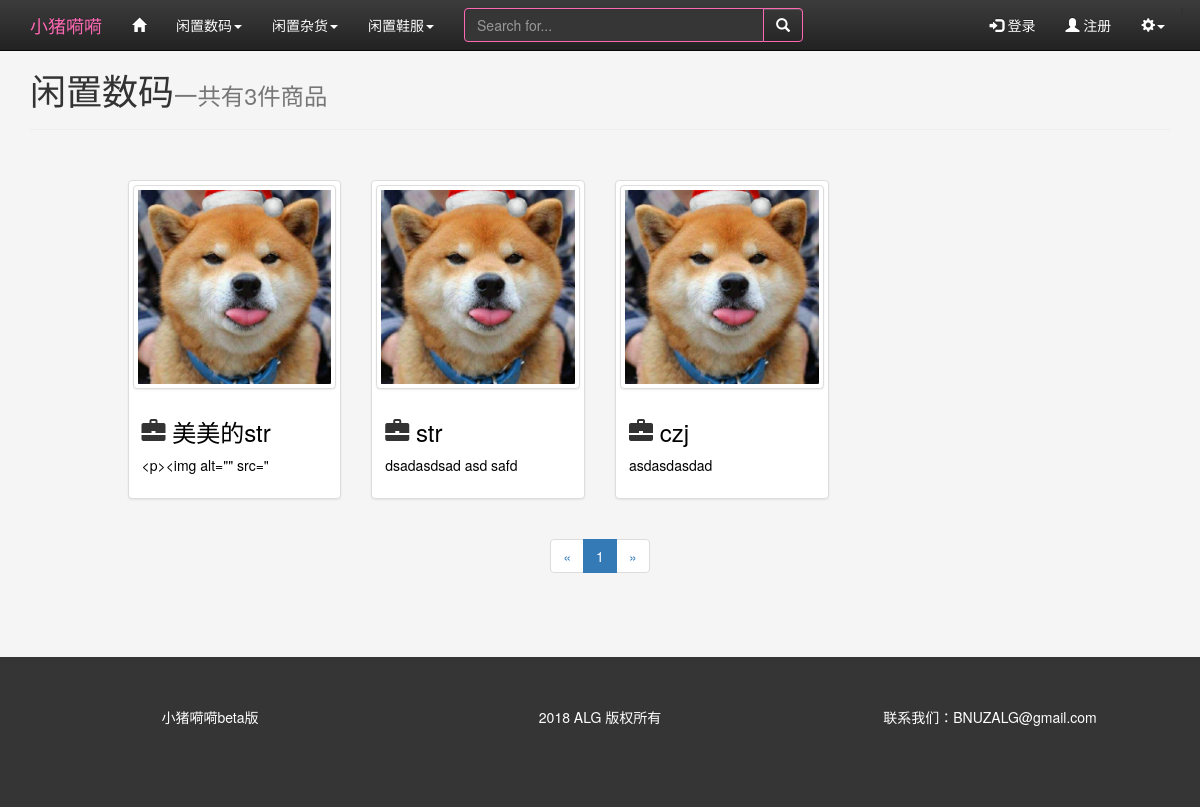
The page /item/list/ on the database as committed earlier.
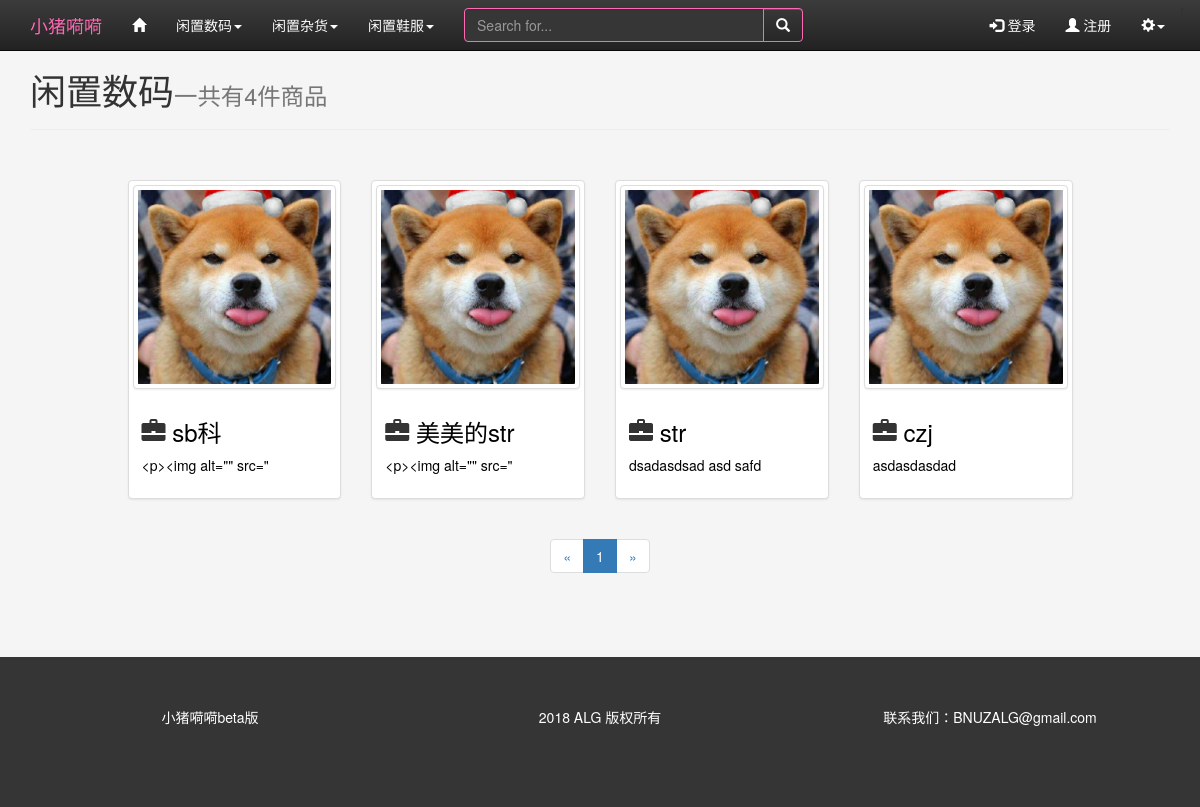
The same page on the database as committed later.
### item/models.py (models this page shows, shortened)
class Item(models.Model,ReadNumExpandMethod):
    title = models.CharField (max_length = 10)
    content =RichTextUploadingField(blank = True)
    item_type = models.ForeignKey (ItemType,on_delete= models.DO_NOTHING,blank =True)
    author  = models.ForeignKey (User,on_delete=models.DO_NOTHING)
    created_time = models.DateTimeField (auto_now_add= True)
    last_updated_time = models.DateTimeField (auto_now= True)
    price = models.FloatField(default = 0,blank =True)
    read_details = GenericRelation(ReadDetail)
    class Meta:
        ordering = ['-created_time']

### item/views.py (the view)
# urls.py: path('list/',views.item_list, name = 'item_list'),
def item_list(request):
    items_all_list = Item.objects.all()  # 全部商品
    context = get_item_list_common_date(items_all_list, request)
    return render(request, 'item/item_list1.html', context)

### login_register/context_processor.py
class Login_User(forms.ModelForm):
    class Meta():
        model = Person
        fields = [
            'username',
            'password',
        ]
        widgets = {
            'password' : forms.PasswordInput(),
        }

class Create_User(forms.ModelForm):
    class Meta:
        model = Person
        fields = [
            'username',
            'password',
            'email',
            'name',
            'telephone',
            'age',
            'grade',
        ]
        widgets = {
            'password': forms.PasswordInput(),
        }
        labels = {
            'grade': '年级',
        }

### login_register/context_processor.py (called while the page is built)
def login_forms(request):
    user = Login_User()
    return {'login_user' : user}

def create_forms(request):
    user = Create_User()
    return {'create_user' : user}

def user_name(request):
    if request.session.get('login'):
        username = request.session['login']
    else: username = 0;
    return {'user_name' : username}

### login_register/models.py (called while the page is built)
    def __str__(self):
        return self.gradename

### item/templates/item/item_list1.html (shortened to what this page needs)
{% extends 'base.html' %}
{% load staticfiles %}
{% block css %}<link rel="stylesheet" href="{% static 'css/item/item-list.css' %}">{% endblock %}
{% block body %}
    {% include 'ALG_web/header.html' %}
    {% include 'item/list-content.html' %}
    {% include 'ALG_web/footer.html' %}
{% endblock %}

### ALG_web/templates/base.html (shortened to what this page needs)
{% load staticfiles %}
<!DOCTYPE html>
<html lang="en">
<head>
    <link rel="stylesheet" href="{% static 'css/home/bootstrap.css' %}">
    <link rel="stylesheet" href="{% static 'css/home/bootstrap-theme.css' %}">
    <link rel="stylesheet" href="{% static 'css/base.css' %}">
    {% block css %}{% endblock %}
</head>
<body>
{% block body %}{% endblock%}
</body>
</html>

### ALG_web/templates/ALG_web/header.html (shortened to what this page needs)
{% load staticfiles %}
<div class="container">
    <nav class="navbar navbar-inverse navbar-fixed-top">
        <div class="container">
            <div class="navbar-header">
                    <a class="navbar-brand" href="#" style="color:hotpink">小猪嗬嗬</a>
                </div>
            <div id="navbar" class="navbar-collapse collapse">
                <ul class="nav navbar-nav">
                    <li ><a href="#"><span class="glyphicon glyphicon-home"></span><span class="sr-only">(current)</span></a></li>
                    <li class="dropdown">
                        <a href="#" class="dropdown-toggle" data-toggle="dropdown" role="button" aria-haspopup="true" aria-expanded="false">闲置数码<span class="caret"></span></a>
                    </li>
                    <li class="dropdown">
                        <a href="#" class="dropdown-toggle" data-toggle="dropdown" role="button" aria-haspopup="true" aria-expanded="false">闲置杂货<span class="caret"></span></a>
                    </li>
                    <li class="dropdown">
                        <a href="#" class="dropdown-toggle" data-toggle="dropdown" role="button" aria-haspopup="true" aria-expanded="false">闲置鞋服<span class="caret"></span></a>
                    </li>
                </ul>
                <form class="navbar-form navbar-left">
                    <div class="input-group">
                        <input type="text" id="nav_search_form" class="form-control" placeholder="Search for...">
                        <span class="input-group-btn">r
                        <button id="nav_search_button" class="btn btn-default" type="button"><span class="glyphicon glyphicon-search"></span></button></span>
                    </div>
                </form>
                <ul class="nav navbar-nav navbar-right">r
                    {% if user_name is 0 %}
                        <li><a data-toggle="modal" data-target="#login" href=""><span class="glyphicon glyphicon-log-in"></span> 登录</a></li>
                        <li><a data-toggle="modal" data-target="#register" href=""><span class="glyphicon glyphicon-user"></span> 注册</a></li>
                    {% else %}
                        <li><a href="{% url 'Login_register:user_information' %}"><span class="glyphicon glyphicon-user"></span> {{ user_name }}</a></li>
                        <li><a href="{% url 'Login_register:log_off' %}"><span class="glyphicon glyphicon-log-out"></span> 退出</a></li>
                    {% endif %}
                    <li class="dropdown">
                        <a href="#" class="dropdown-toggle" data-toggle="dropdown" role="button" aria-haspopup="true" aria-expanded="false"><span class="glyphicon glyphicon-cog"></span><span class="caret"></span></a>
                    </li>
                </ul>
            </div>
        </div>
    </nav>
</div>

### item/templates/item/list-content.html (shortened to what this page needs)
{% load staticfiles %}
<div class="content">
    <div id="item-jumu" class="container">
        <div class="page-header">
            <h1>闲置数码<small>一共有{{page_of_items.paginator.count}}件商品</small></h1>
        </div>
    </div>
    <div id="item-list" class="container">
        <div class="row">
            <div class="col-md-1"></div>
            <div class="col-md-10">
                <div class="row">
                    {% for item in page_of_items.object_list %}
                        <div class="col-md-3">
                            <div class="thumbnail">
                                <a class="item-href" href="{%  url 'item_detail' item.pk %}"><img src="{% static 'images/ALG_web/home/wechat.jpg' %}" alt="..." class="img-thumbnail"></a>
                                <div class="caption">
                                    <h3><span class="glyphicon glyphicon-briefcase"></span> <a class="item-href" href="{%  url 'item_detail' item.pk %}" >{{ item.title }}</a></h3>
                                    <p><a class="item-href" href="{%  url 'item_detail' item.pk %}" >{{ item.content|truncatechars:20 }}</a></p>
                                </div>
                            </div>
                        </div>
                    {% endfor  %}
                </div>
                <div class="row" align="center">
                    <nav aria-label="Page navigation">
                        <ul class="pagination">
                            <li>
                                 <a href="#" aria-label="Previous">
                                    <span aria-hidden="true">&laquo;</span>
                                 </a>
                            </li>
                            {% for page_num in page_range %}
                                {% if page_num == page_of_items.number %}
                                    <li class="active"><a href="#">{{ page_num }}</a></li>
                                {% endif%}
                            {% endfor %}
                            <li>
                                <a href="#" aria-label="Next">
                                    <span aria-hidden="true">&raquo;</span>
                                </a>
                            </li>
                        </ul>
                    </nav>
                </div>
            </div>
            <div class="col-md-1"></div>
        </div>
    </div>
<div class="fix"></div>
</div>

### ALG_web/templates/ALG_web/footer.html
{% load staticfiles %}
<div id="footer">
    <div class="container">
        <div class="row" style="margin-top: 50px">
            <div class="col-md-4 footer_left">
                小猪嗬嗬beta版
            </div>
            <div class="col-md-4 footer_mid">
               2018 ALG 版权所有
            </div>
            <div class="col-md-4 footer_right">
                联系我们：BNUZALG@gmail.com
            </div>
        </div>
    </div>
</div>

### static/css/base.css (style rules this page uses)
.navbar { margin-bottom: 0; }
#nav_search_button { background: none; border-color: hotpink; color:white; text-shadow: none; }
#nav_search_form { border-color: hotpink; background: #363636; width: 300px; }
#footer { background: #353535; height: 150px; }
.footer_left { text-align: center; color: white; }
.footer_mid { color: white; text-align: center; }
.footer_right { color: white; text-align: center; }
.fix { padding-top: 30px; color: #f5f5f5; margin-top: 30px; }
input { display: block; width: 100%; height: 34px; padding: 6px 12px; font-size: 14px; line-height: 1.42857143; color: #555; background-color: #fff; background-image: none; border: 1px solid #ccc; border-radius: 4px; -webkit-box-shadow: inset 0 1px 1px rgba(0, 0, 0, .075); box-shadow: inset 0 1px 1px rgba(0, 0, 0, .075); -webkit-transition: border-color ease-in-out .15s, -webkit-box-shadow ease-in-out .15s; -o-transition: border-color ease-in-out .15s, box-shadow ease-in-out .15s; transition: border-color ease-in-out .15s, box-shadow ease-in-out .15s; }
.navbar-inverse .navbar-nav > li > a { color:white !important; }

### static/css/item/item-list.css (style rules this page uses)
.content { position: relative; background: #f5f5f5; }
a:link { text-decoration: none; }
#item-jumu { margin-top: 30px; margin-bottom: 30px; }
.item-href:link { text-decoration: none; color: black; }

Rows that differ between the two databases and show on the page:
added Item: title "sb科", content "<p><img alt=\"\" src=\""
Other text that changed with them:
{{ page_of_items.paginator.count }}: "3" → "4"
